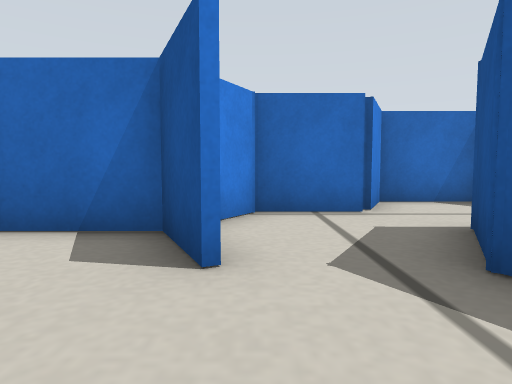
View 1 (above)

23 first-person views from a walk through a world built for the Gazebo simulator. The camera is 0.15 m above the floor, tilts 4° down and sees 75° across. The floor is counted in squares, 0.2 m on a side. Each view is taken from the middle of a square. On the plan, view 1 faces up. The plan holds only what a view shows up to about 11 squares ahead; the rest is blank.

View 2
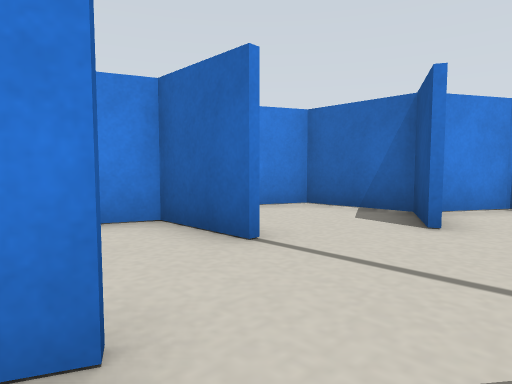

View 3
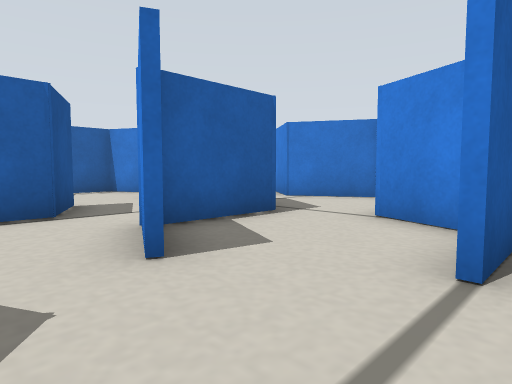

View 4
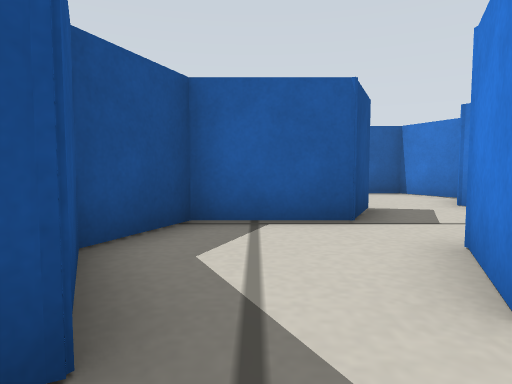

View 5
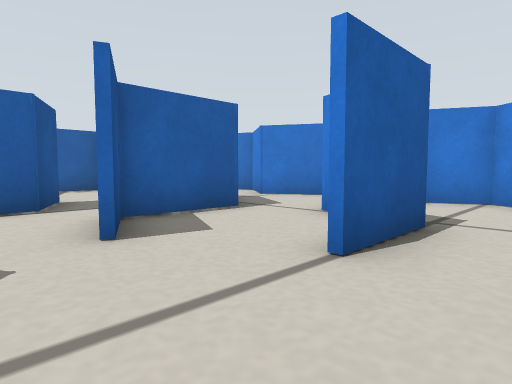

View 6
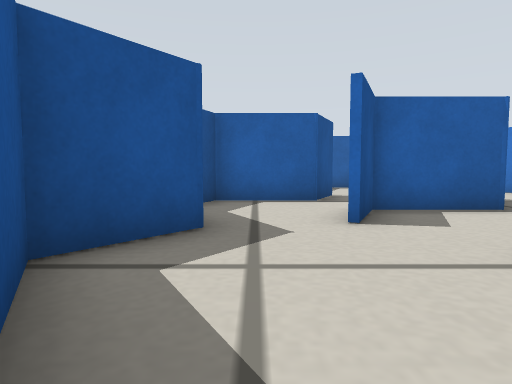

View 7
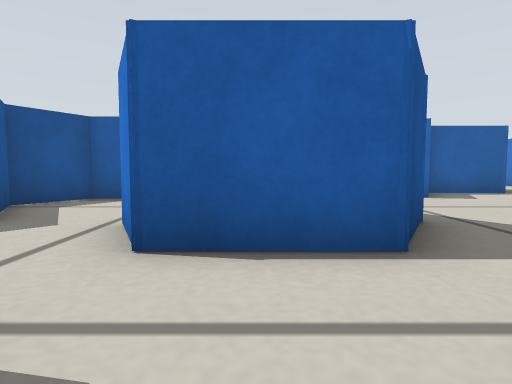

View 8
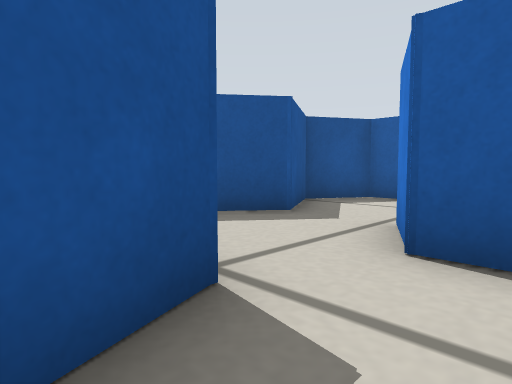

View 9
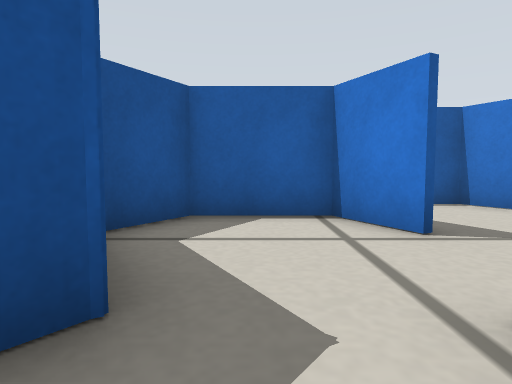

View 10
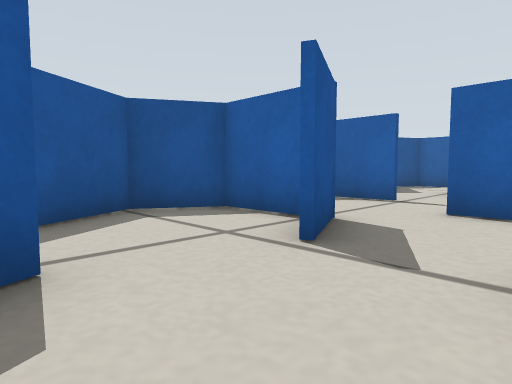

View 11
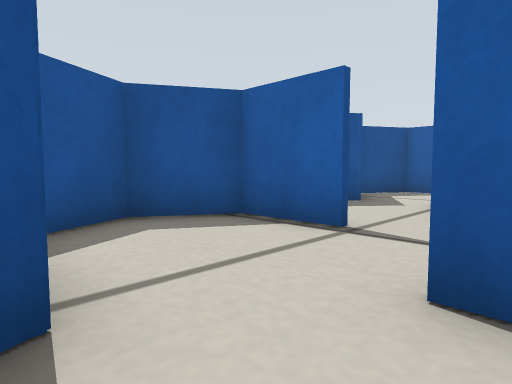

View 12
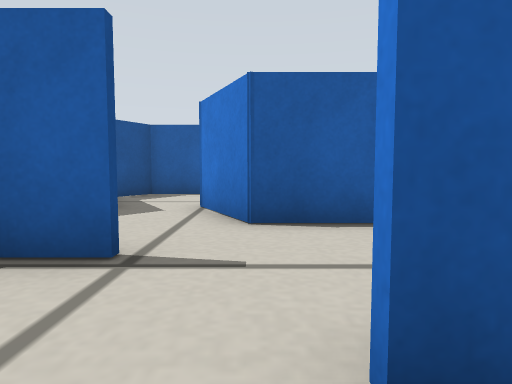

View 13
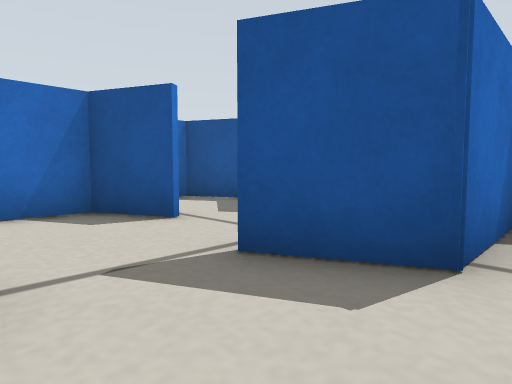

View 14
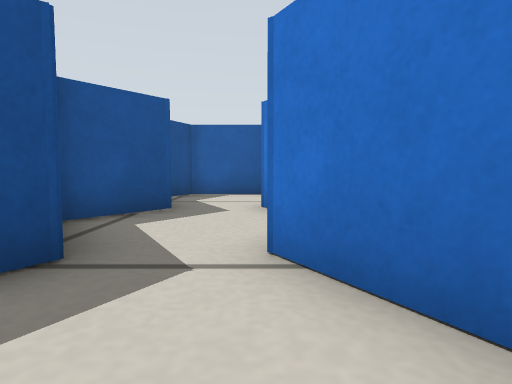

View 15
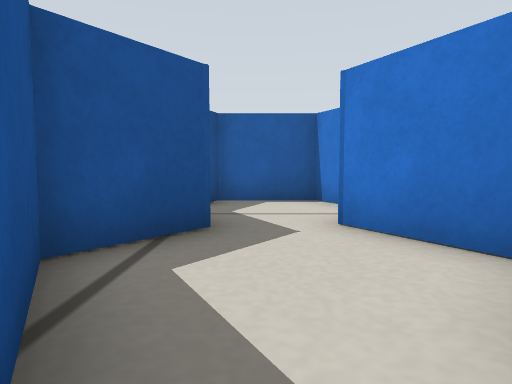

View 16
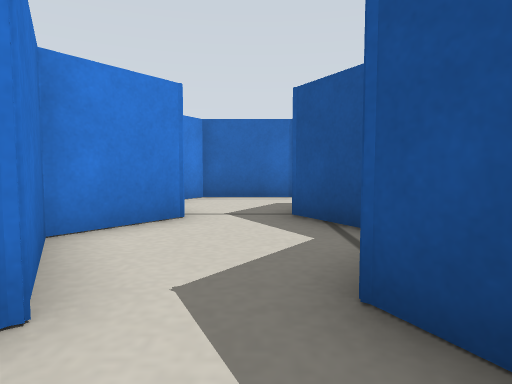

View 17
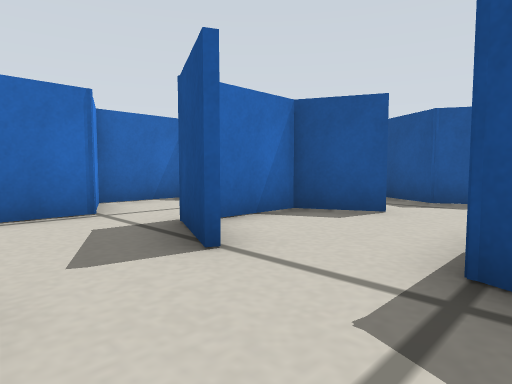

View 18
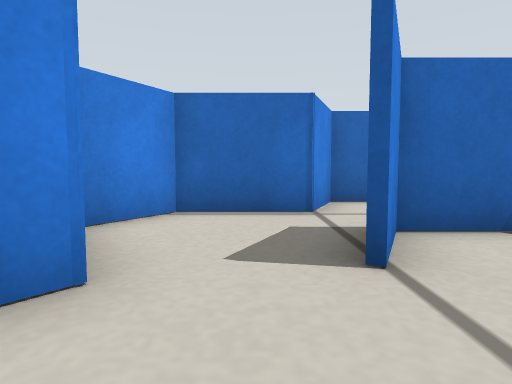

View 19
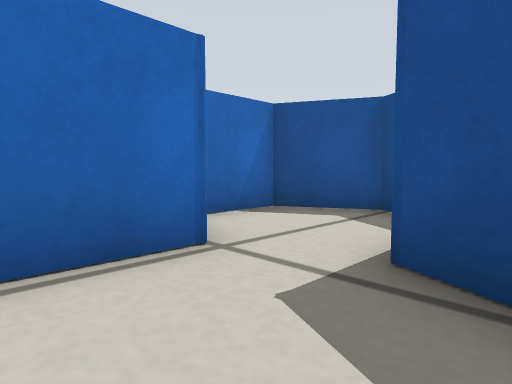

View 20
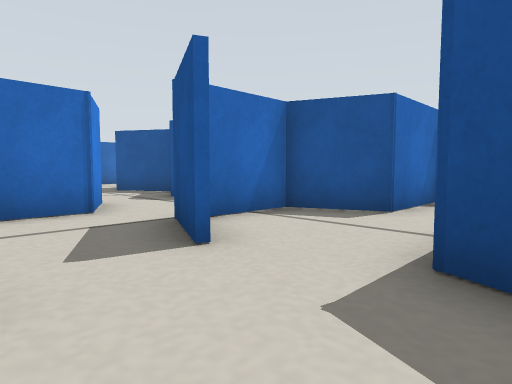

View 21
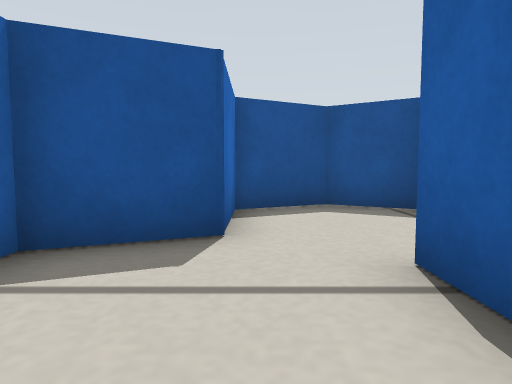

View 22
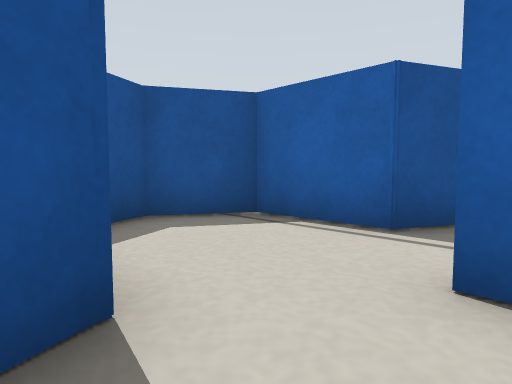

View 23
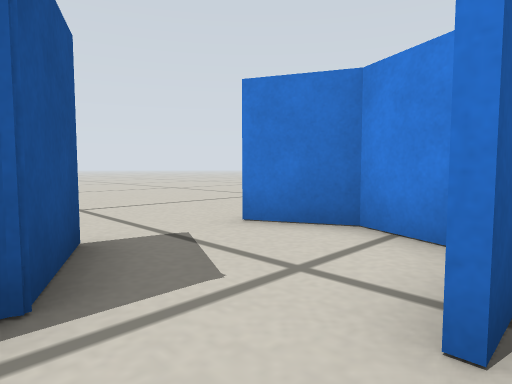

### Floor plan
Ten units are one square. View 1 is at (0, 0); x grows to the right and y downward. Boxes are objects, and circles mark ways between rooms. Rooms are numbered by the first view taken in them; rooms with no view inside come last. Other rooms are left out.
<svg viewBox="-78 -79 172 201">
<path fill="none" stroke="#000" d="M-14 -4 -33 -4 -40 14M-2 15 -10 31M22 39 26 30 17 11 28 -4 17 -23M-35 30 -11 30 -4 14M19 -57 0 -57 -8 -43M57 -56 52 -69M17 -23 27 -41 51 -41M49 -74 28 -74 21 -59M51 -3 58 12 80 12 89 -4 78 -24 86 -34M51 -41 58 -25M87 -43 80 -57M57 -24 50 -39 38 -39M23 20 28 30 46 30M57 14 50 -2M61 47 80 47 89 32 83 20M34 65 51 65 61 85M80 14 57 14M-41 89 -44 82 -33 67 -44 47 -41 42M-40 14 -64 14 -73 29 -61 49 -73 64 -61 85M-68 109 -64 117 -41 117 -37 107M-61 -21 -73 -6 -67 6M-42 -24 -34 -41M-2 -57 -12 -74 -33 -74 -40 -57 -64 -57 -72 -42M-6 87 -3 81M-41 83 -32 100 -20 100M5 82 16 82M27 66 19 49 0 49M19 116 27 100 50 100 59 84 50 66 27 66M-12 64 -4 47M-10 31 -22 31M-34 -5 -14 -5M-4 -24 -11 -39 -33 -39 -41 -24M-4 47 19 47 22 39"/>
<circle cx="10" cy="-35" r="3" fill="#2a7"/>
<circle cx="-30" cy="20" r="3" fill="#2a7"/>
<circle cx="-20" cy="-20" r="3" fill="#2a7"/>
<circle cx="5" cy="25" r="3" fill="#2a7"/>
<circle cx="50" cy="-50" r="3" fill="#2a7"/>
<circle cx="50" cy="-15" r="3" fill="#2a7"/>
<circle cx="40" cy="0" r="3" fill="#2a7"/>
<circle cx="40" cy="20" r="3" fill="#2a7"/>
<circle cx="-55" cy="-35" r="3" fill="#2a7"/>
<circle cx="-30" cy="-20" r="3" fill="#2a7"/>
<circle cx="0" cy="70" r="3" fill="#2a7"/>
<circle cx="-25" cy="55" r="3" fill="#2a7"/>
<circle cx="10" cy="70" r="3" fill="#2a7"/>
<circle cx="-10" cy="40" r="3" fill="#2a7"/>
<text x="0" y="0">1</text>
<text x="30" y="-50">2</text>
<text x="60" y="-20">3</text>
<text x="40" y="-20">4</text>
<text x="30" y="10">5</text>
<text x="50" y="40">6</text>
<text x="-50" y="60">7</text>
<text x="-50" y="-10">8</text>
<text x="-40" y="-50">9</text>
<text x="-20" y="80">10</text>
<text x="0" y="60">11</text>
<text x="30" y="80">12</text>
<text x="-20" y="50">13</text>
<text x="-30" y="-30">14</text>
<text x="0" y="40">15</text>
</svg>
Room 1 opens to room 2. Room 1 opens to room 7. Room 1 opens to room 14. Room 1 opens to room 15. Room 2 opens to room 3. Room 3 opens to room 4. Room 4 opens to room 5. Room 5 opens to room 6. Room 8 opens to room 9. Room 8 opens to room 14. Room 10 opens to room 11. Room 10 opens to room 13. Room 11 opens to room 12. Room 13 opens to room 15.

Where each view was taken, in squares from view 1:
view 1: 0 up, 0 right, facing up
view 2: 2 down, 1 right, facing up-left
view 3: 1 up, 1 right, facing down-left
view 4: 0 up, 1 right, facing down
view 5: 2 up, 1 right, facing down-left
view 6: 3 up, 1 right, facing down
view 7: 7 up, 4 right, facing down
view 8: 7 up, 4 right, facing down-right
view 9: 4 up, 7 right, facing down
view 10: 3 up, 3 right, facing down-right
view 11: 1 down, 4 right, facing down-right
view 12: 2 down, 5 right, facing down
view 13: 2 down, 3 right, facing up-right
view 14: 2 down, 6 left, facing down
view 15: 4 down, 5 left, facing down
view 16: 10 down, 5 left, facing up
view 17: 0 up, 6 left, facing up-right
view 18: 0 up, 5 left, facing up
view 19: 3 up, 6 left, facing up-right
view 20: 9 down, 3 left, facing up-right
view 21: 7 down, 1 left, facing right
view 22: 6 down, 1 right, facing down-right
view 23: 8 down, 3 right, facing down-left
